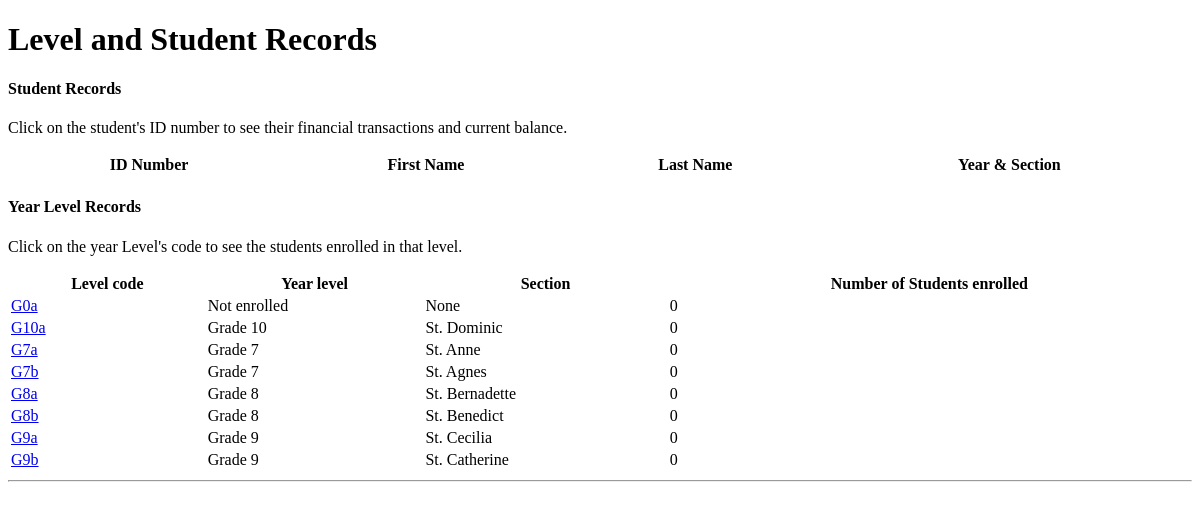
/adminrecords.php, run on an earlier commit of the app's database.
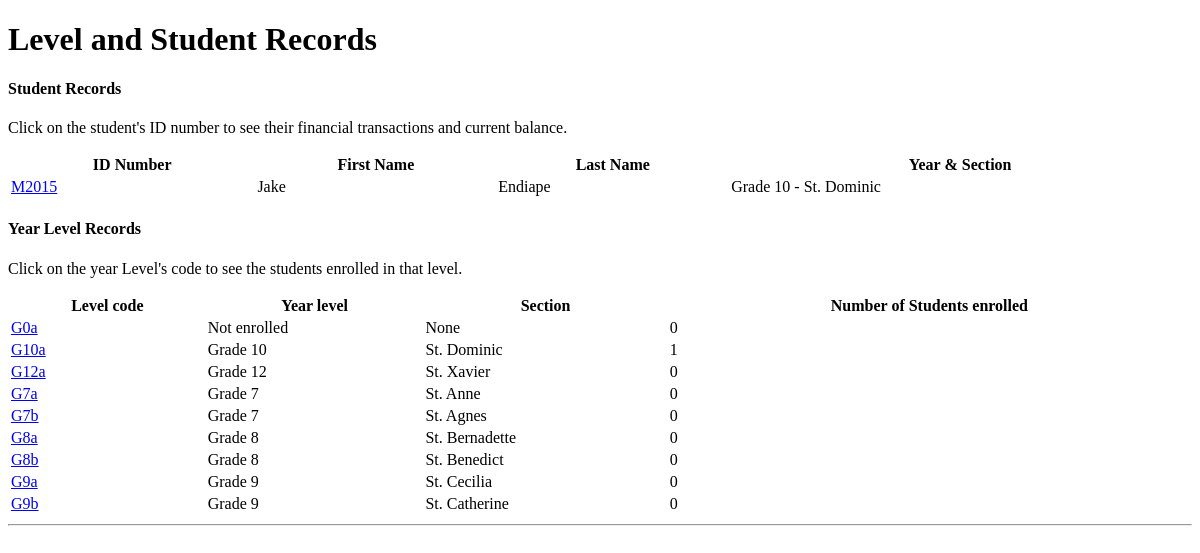
And on a later commit of the database.
### tables this page shows
CREATE TABLE `level` (
  `Level_code` varchar(5) NOT NULL,
  `Year_level` varchar(100) DEFAULT NULL,
  `Section` varchar(50) DEFAULT NULL,
  PRIMARY KEY (`Level_code`)
);

CREATE TABLE `student` (
  `StudentID` varchar(30) NOT NULL,
  `Lname` varchar(100) DEFAULT NULL,
  `Fname` varchar(100) DEFAULT NULL,
  `Mname` varchar(100) DEFAULT NULL,
  `Gender` varchar(10) NOT NULL,
  `Address` varchar(100) DEFAULT NULL,
  `Level_code` varchar(5) DEFAULT NULL,
  `Date_enrolled` date DEFAULT NULL,
  `School_Year` varchar(20) DEFAULT NULL,
  PRIMARY KEY (`StudentID`),
  KEY `Level_code` (`Level_code`),
  CONSTRAINT `student_ibfk_1` FOREIGN KEY (`Level_code`) REFERENCES `level` (`Level_code`)
);

### adminrecords.php (the view, shortened to what the changed rows need)
<!DOCTYPE html>
<html lang="en">
<head>
</head>
<body>
    <div id="page-wrapper">
        <div class="row">
            <div class="col-lg-12">
                <h1 class="page-header">Level and Student Records</h1>
            </div>
        </div>
        <div class="row">
            <div class="col-lg-12">
                <div class="panel panel-default">
                    <div class="panel-body">
                        <table width="100%" class="table table-striped table-bordered table-hover" id="dataTables-example">
                            <thead>
                                <tr>
                                    <th>ID Number</th>
                                    <th>First Name</th>
                                    <th>Last Name</th>
                                    <th>Year &amp; Section</th>
                                </tr>
                            </thead>
                            <tbody>
                                <?php
                                    $cn   = new connection();
                                    $conn = $cn->connectDB($_SESSION['database']);
						$query = 'SELECT * FROM student';
						$result = mysqli_query($conn, $query);
						while($row = mysqli_fetch_row($result))
						{
					?>
                                    <tr>
                                        <td>
                                            <a href="student_ledger.php?id=<?php echo $row[0]; ?>">
                                                <?php echo $row[0]; ?>
                                            </a>
                                        </td>
                                        <td>
                                            <?php echo $row[2]; ?>
                                        </td>
                                        <td>
                                            <?php echo $row[1]; ?>
                                        </td>
                                        <td>
                                            <?php
                                                  $ys = "SELECT * FROM level WHERE Level_code = '$row[6]'";
                                                  $getYS = mysqli_query($conn, $ys) or die('Error:' .mysqli_error($conn));
                                                  while ($r = mysqli_fetch_row($getYS))
                                                     echo $r[1] . " - " . $r[2];
                                            ?>
                                        </td>
                                    </tr>
                                    <?php
						}
					?>
                            </tbody>
                        </table>
                    </div>
                </div>
            </div>
        </div>
        <div class="row">
            <div class="col-lg-12">
                <div class="panel panel-default">
                    <div class="panel-body">
                        <table width="100%" class="table table-striped table-bordered table-hover" id="dataTables-example">
                            <thead>
                                <tr>
                                    <th>Level code</th>
                                    <th>Year level</th>
                                    <th>Section</th>
                                    <th>Number of Students enrolled</th>
                                </tr>
                            </thead>
                            <tbody>
              <?php
                $con   = new connection();
                $conn = $con->connectDB($_SESSION['database']);
                $query = 'SELECT * FROM level';
						$result = mysqli_query($conn, $query);
						while($row = mysqli_fetch_row($result))
						{
					?>
                                    <tr>
                                        <td>
                                            <a href="classrecord.php?id=<?php echo $row[0]; ?>">
                                                <?php echo $row[0]; ?>
                                            </a>
                                        </td>
                                        <td>
                                            <?php echo $row[1] ?>
                                        </td>
                                        <td>
                                            <?php echo $row[2] ?>
                                        </td>
                                        <td>
                                          <?php
                                              $count = "SELECT COUNT(student.Level_code) FROM student WHERE student.Level_code = '$row[0]'";
                                              $cres = mysqli_query($conn, $count) or die('Error: ' .mysqli_error($conn));
                                              while ($re = mysqli_fetch_row($cres))
                                                 echo $re[0];
                                           ?>
                                        </td>
                                    </tr>
                                    <?php
						}
					?>
                            </tbody>
                        </table>
                    </div>
                </div>
            </div>
        </div>
    </div>
</body>
</html>

What changed in the data, as far as the page shows it:
added student: StudentID "M2015", Fname "Jake", Lname "Endiape", level (Year_level "Grade 10", Section "St. Dominic")
added level: Level_code "G12a", Year_level "Grade 12", Section "St. Xavier", re "0", shown under "Year Level Records"
Also different on the page:
new list line: "1"
list line gone: "0"
